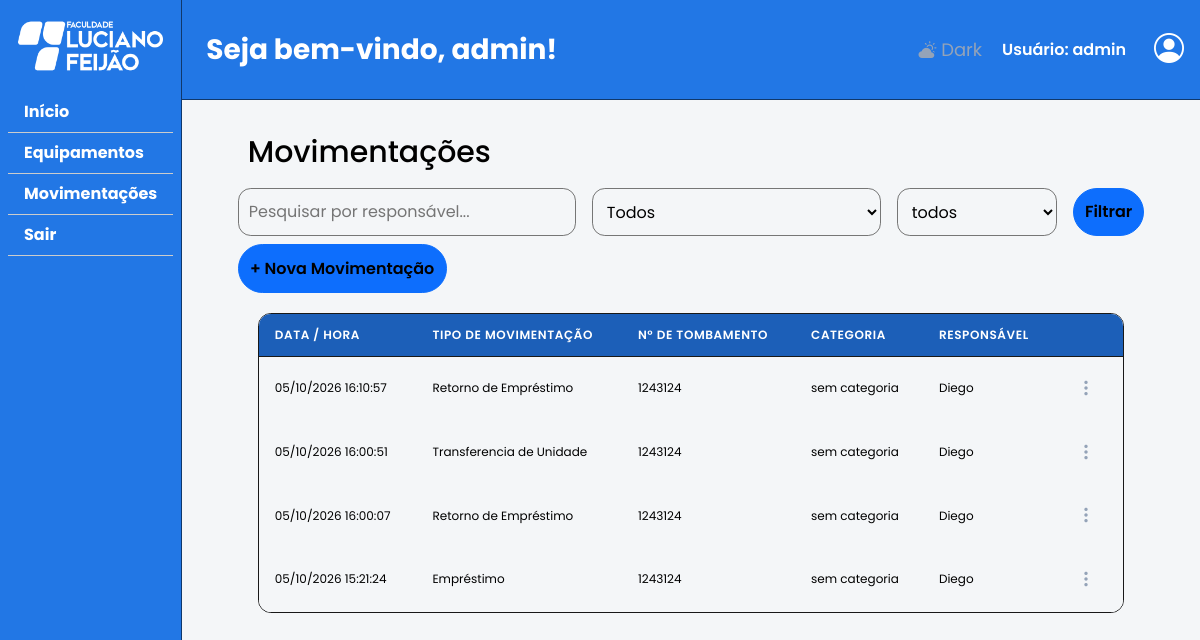
Page /verifica_emprestimos (signed in) on the earlier database version.
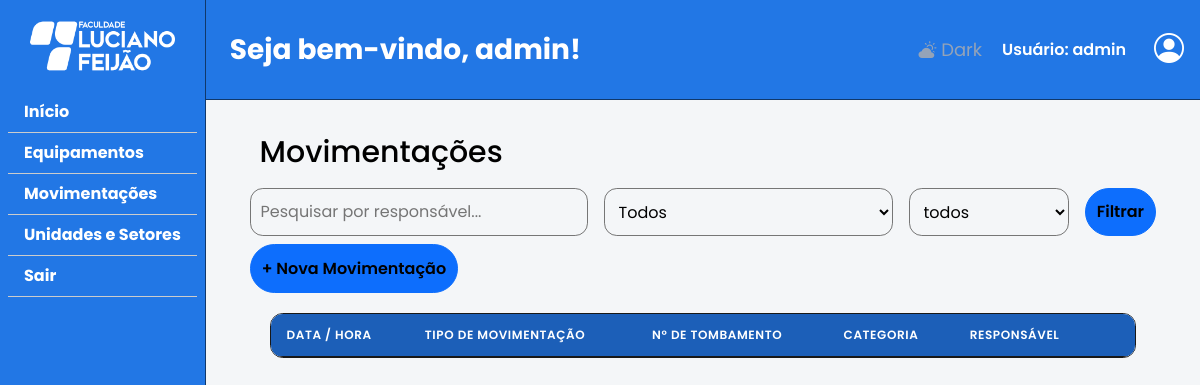
Same page on the later database version.
### tables this page shows
CREATE TABLE "emprestimos" (
	"id_emprestimo" INTEGER PRIMARY KEY AUTOINCREMENT,
	"resp_dest" TEXT NOT NULL,
	"data_saida" TEXT NOT NULL,
	"data_devolucao" TEXT,
	"id_periferico" INTEGER NOT NULL,
	"tel_resp_dest" TEXT NOT NULL,
	"id_usuario" INTEGER NOT NULL,
	"observacao" TEXT,
	"devolvido" INTEGER DEFAULT 0 CHECK("devolvido" IN (0, 1)),
	"setor_dest" TEXT NOT NULL,
	"unid_dest" TEXT NOT NULL,
	"tipo_transfer" TEXT NOT NULL, resp_origem TEXT DEFAULT '', tel_resp_origem TEXT DEFAULT '',
	FOREIGN KEY("id_periferico") REFERENCES "perifericos"("id_periferico"),
	FOREIGN KEY("id_usuario") REFERENCES "usuario"("id_usuario")
);

CREATE TABLE "perifericos" (
                   id_periferico     INTEGER PRIMARY KEY AUTOINCREMENT,
                   categoria         TEXT NOT NULL,
                   marca             TEXT,
                   num_serie         TEXT,
                   disponivel        INTEGER DEFAULT 1 CHECK (disponivel IN (0, 1)),
                   manutencao        INTEGER DEFAULT 0 CHECK (manutencao IN (0, 1)),
                   inativo           INTEGER NOT NULL DEFAULT 0 CHECK (inativo IN (0, 1)),
                   id_unidade_origem INTEGER NOT NULL,
                   id_setor_origem   INTEGER NOT NULL,
                   id_unidade_atual  INTEGER NOT NULL,
                   id_setor_atual    INTEGER NOT NULL,
                   transferido       INTEGER NOT NULL DEFAULT 0 CHECK (transferido IN (0, 1)),
                   icone             TEXT NOT NULL DEFAULT 'bi-pc-display',
                   FOREIGN KEY (categoria)          REFERENCES categorias (id_categoria),
                   FOREIGN KEY (id_unidade_origem)  REFERENCES unidades (id_unidade),
                   FOREIGN KEY (id_setor_origem)    REFERENCES setores (id_setor),
                   FOREIGN KEY (id_unidade_atual)   REFERENCES unidades (id_unidade),
                   FOREIGN KEY (id_setor_atual)     REFERENCES setores (id_setor)
               );

CREATE TABLE "categorias" (
	"id_categoria" INTEGER NOT NULL UNIQUE PRIMARY KEY AUTOINCREMENT,
	"categoria" TEXT NOT NULL,
	"excluido" INTEGER DEFAULT 0 CHECK("excluido" IN (0, 1))
);

### routes/verifica_emprestimos.py (the view, shortened to what this page needs)
@verifica_emprestimos.route('/verifica_emprestimos', methods=['GET', 'POST'])
def verificar_emprestimos():
    if not session.get("usuario_email"):
        return redirect('/login')
    if request.method == 'GET':
        conexao = conectar_banco()
        cursor = conexao.cursor()
        cursor.execute("""SELECT * FROM categorias WHERE excluido !=1""")
        categorias = cursor.fetchall()
        cursor.execute("""
    SELECT
        e.id_emprestimo,
        e.resp_origem,
        e.data_saida,
        e.id_periferico,
        e.tel_resp_origem,
        e.id_usuario,
        e.observacao,
        e.setor_dest,
        e.unid_dest,
        e.tipo_transfer,
        e.resp_dest,
        e.tel_resp_dest,
        c.categoria AS categoria_nome,
        p.num_serie,
        p.id_periferico AS periferico_id,
        u.nome_unidade AS unid_origem,
        s.nome_setor AS setor_origem
    FROM emprestimos e
    JOIN perifericos p ON e.id_periferico = p.id_periferico
    JOIN categorias c ON p.categoria = c.id_categoria
    LEFT JOIN unidades u ON u.id_unidade = p.id_unidade_origem
    LEFT JOIN setores s ON s.id_setor = p.id_setor_origem
    WHERE 1=1
    ORDER BY e.id_emprestimo DESC
""")
        emprestimo = cursor.fetchall()
        conexao.close()
        return render_template("movimentacao.html", emprestimo=emprestimo, categorias = categorias,name=session.get("usuario_name"))

### app.py (called while the page is built)
@app.context_processor
def injetar_localizacoes():
    return dict(
        lista_unidades=listar_unidades,
        lista_setores=listar_setores,
        lista_unidades_filtro=listar_unidades_filtro,
        lista_setores_filtro=listar_setores_filtro,
    )

### banco.py (called while the page is built)
def conectar_banco():
    conexao = sqlite3.connect(CAMINHO_BANCO)
    conexao.row_factory = sqlite3.Row
    conexao.execute("PRAGMA foreign_keys = ON")
    return conexao

### templates/movimentacao.html (shortened to what this page needs)
{% extends "base_app.html" %}
{% from "_macros.html" import badge_movimentacao %}
{% block conteudo %}
<section class="main-content">
    <h2>Movimentações</h2>
    <form action="{{ url_for('verifica_emprestimos.verificar_emprestimos') }}" method="POST">
        <div class="barra-pesquisa">
            <input type="text" name="filtro_responsavel" placeholder="Pesquisar por responsável..." class="pesquisa-enter">
                <select class="filter-select" name="filtro_transfer" id="">
                    <option value="todos" {% if transfer == 'todos' %}selected{% endif %}>Todos</option>
                </select>
            <select class="filter-select" name="filtro_categoria">
                <option value="todos" {% if categoria == 'todos' %}selected{% endif %}>todos</option>
            </select>
            <button type="submit" class="btn btn-primary fw-semibold text-black">Filtrar</button>
        </div>
    </form>
    <a class="btn btn-primary fw-semibold text-black mt-2 mb-0" href="{{ url_for('create_emprestimo.create') }}">+ Nova Movimentação</a>
    <div class="tabela-container">
        <table>
            <thead>
                <tr>
                    <th>Data / Hora</th>
                    <th>Tipo de Movimentação</th>
                    <th>N° de Tombamento</th>
                    <th>Categoria</th>
                    <th>Responsável</th>
                    <th></th>
                </tr>
            </thead>
            <tbody>
                {% for emprestimo in emprestimo %}
                    <tr data-id="{{ emprestimo['id_emprestimo'] }}"
                        data-responsavel="{{ emprestimo['resp_dest'] }}"
                        data-saida="{{ emprestimo['data_saida'] }}"
                        data-tel="{{ emprestimo['tel_resp_dest'] }}"
                        data-obs="{{ emprestimo['observacao'] if emprestimo['observacao'] else 'Sem observações' }}"
                        data-categoria="{{ emprestimo['categoria_nome'] }}"
                        data-serie="{{ emprestimo['num_serie'] }}"
                        data-situacao="{{ emprestimo['situacao'] }}"
                        data-setor-origem="{{ emprestimo['setor_origem'] }}"
                        data-unid-origem="{{ emprestimo['unid_origem'] }}"
                        data-setor-destino="{{ emprestimo['setor_dest'] }}"
                        data-unid-destino="{{ emprestimo['unid_dest'] }}"
                        data-responsavel-destino="{{ emprestimo['resp_dest'] }}"
                        data-tel-responsavel-destino="{{ emprestimo['tel_resp_dest'] }}">
                        <td>{{ emprestimo['data_saida'] }}</td>
                        <td>{{ emprestimo['tipo_transfer'] }}</td>
                        <td>{{ emprestimo['num_serie'] }}</td>
                        <td>{{ emprestimo['categoria_nome'] }}</td>
                        <td>{{ emprestimo['resp_dest'] }}</td>
                        <td>
                            <div class="dropdown">
                                <button type="button" class="btn-acoes" data-bs-toggle="dropdown" data-bs-strategy="fixed" aria-expanded="false" aria-label="Ações da movimentação"><i class="bi bi-three-dots-vertical"></i></button>
                            </div>
                        </td>
                    </tr>
                {% endfor %}
            </tbody>
        </table>
    </div>
</section>
{% endblock %}

### templates/base_app.html (shortened to what this page needs)
<!DOCTYPE html>
<html lang="pt-br">
<head>
    <link href="https://cdn.jsdelivr.net/npm/bootstrap@5.3.8/dist/css/bootstrap.min.css" rel="stylesheet">
    <link rel="stylesheet" href="https://cdn.jsdelivr.net/npm/bootstrap-icons@1.11.3/font/bootstrap-icons.min.css">
    <link rel="stylesheet" href="{{ url_for('static', filename='css/variables.css') }}">
    <link rel="stylesheet" href="{{ url_for('static', filename='css/base.css') }}">
    <link rel="stylesheet" href="{{ url_for('static', filename='css/app.css') }}">
    <link rel="stylesheet" href="{{ url_for('static', filename='css/animacoes.css') }}">
</head>
<body class="pagina-app pagina-white w-100">
    <div class="d-flex app-layout">
        <nav class="p-2 sidebar" aria-label="Menu principal">
            <ul class="nav flex-column">
                <li class="nav-item mb-3 d-flex justify-content-center">
                    <a href="{{ url_for('dashboard.dashboard') }}"><img class="mt-2 logo-sidebar" src="{{ url_for('static', filename='img/Marca-FLF-2022-Todo-Branco.png') }}" alt="Faculdade Luciano Feijão - ir para o Início"></a>
                </li>
                <li class="nav-item sidebar-li">
                    <a class="nav-link text-white" href="{{ url_for('dashboard.dashboard') }}">Início</a>
                </li>
                <li class="nav-item sidebar-li">
                    <a class="nav-link text-white" href="{{ url_for('equipamentos.equipamentos') }}">Equipamentos</a>
                </li>
                <li class="nav-item sidebar-li">
                    <a class="nav-link text-white" href="{{ url_for('verifica_emprestimos.verificar_emprestimos') }}">Movimentações</a>
                </li>
                {% if session.get('usuario_role') in ('admin', 'gestor') %}
                <li class="nav-item sidebar-li">
                    <a class="nav-link text-white" href="{{ url_for('localizacoes.listar') }}">Unidades e Setores</a>
                </li>
                {% endif %}
                <li class="nav-item sidebar-li">
                    <form action="{{ url_for('logout.logout') }}" method="POST" class="form-sair"
                          data-confirmar="Deseja realmente sair da sua conta?" data-confirmar-titulo="Sair da conta" data-confirmar-botao="Sair">
                        <button type="submit" class="nav-link text-white btn-nav">Sair</button>
                    </form>
                </li>
            </ul>
        </nav>
        <div class="w-100 app-content">
            <header>
                <h3 class="fw-bold p-4 text-white">Seja bem-vindo, {{ session.get('usuario_name') }}!</h3>
                <div class="part-header">
                    <button class="btn-acoes" id="btn-mudar-tema" aria-label="Mudar tema do site">
                    </button>
                    <p class="text-white">Usuário: {{ session.get('usuario_name') }}</p>
                    <div class="dropdown">
                        <button type="button" class="icon-btn p-3" data-bs-toggle="dropdown" aria-expanded="false" aria-label="Menu do usuário">
                            <i class="bi bi-person-circle" aria-hidden="true"></i>
                        </button>
                    </div>
                </div>
            </header>
            <main class="d-flex justify-content-center gap-4 p-4">
                {% block conteudo %}{% endblock %}
            </main>
        </div>
    </div>
    {% include "_feedback.html" %}
</body>
</html>

### templates/_feedback.html (shortened to what this page needs)
<div class="toast-container position-fixed top-0 end-0 p-3" id="toast-area" style="z-index: 1100;">
</div>

### static/css/variables.css (style rules this page uses)
:root { --cor-primaria: #2277E5; --cor-primaria-escura: #1C5FB8; --cor-escura: #10386B; --white-color: #FFFFFF; --black-color: #000000; --gap: 2.5rem; --gap-min: 1rem; --container-max: 120rem; --radius: 0.8rem; --shadow: 0 4px 24px rgba(0, 0, 0, 0.20); --shadow-md: 0 8px 32px rgba(0, 0, 0, 0.24); --cor-erro: #dc3545; }

### static/css/base.css (style rules this page uses)
body { font-family: "Poppins", sans-serif; color: var(--black-color); background-size: cover; }
.btn { border-radius: 999px; padding: 0.7rem; }

### static/css/app.css (style rules this page uses)
html { overflow-x: hidden; }
body.pagina-app { display: flex; flex-direction: column; width: 100%; max-width: 100%; overflow-x: clip; }
.btn-acoes i, .btn-acoes { transition: color 0.5s ease, background-color 0.5s ease, opacity 0.2s ease; }
html.pagina-white { color: var(--black-color); background-color: #f4f6f8; --nav-color: var(--black-color); --cor-navegacao: var(--cor-primaria); --theme-border-alt: #767676; --theme-border-icon: #181818; --theme-input-color : #242323; --theme-hover: #eaebec; --ballon-red: #960000;; --ballon-green: #24a344; --ballon-yellow: goldenrod; --ballon-blue: #033b77; }
html.pagina-white input::placeholder { color: #757575; opacity: 1; }
html.pagina-white body { --theme-background: #f4f6f8; --theme-border: #19191a; background-color: #f4f6f8; color: var(--black-color); }
input, select,.form-control, .form-select, .form-check-input, .seletor-icones__previa, table { background-color: var(--theme-background); color: var(--nav-color); border: 1px solid var(--theme-border-alt); }
table { border: 0px; }
th { border-bottom: 1px solid var(--theme-border-icon); }
th,td { border-collapse: collapse; border-left: none; border-right: none; }
.pagina-app p { font-size: 16px; font-weight: 600; margin-bottom: 0; }
.app-layout { min-height: 100vh; min-height: 100dvh; }
.sidebar { flex: 0 0 auto; align-self: flex-start; position: sticky; top: 0; height: 100vh; height: 100dvh; overflow-y: auto; background-color: var(--cor-navegacao); border-right: 1px solid var(--cor-escura); color: #fff; }
.sidebar .logo-sidebar { height: 60px; }
.sidebar a, .sidebar .btn-nav { display: block; font-weight: bold; transition: 0.2s; }
.sidebar-li { border-bottom: 1px solid #ccc; }
.sidebar .form-sair { margin: 0; }
.sidebar .btn-nav { width: 100%; text-align: left; border-radius: 0; background: transparent; border: 0; margin: 0; }
.app-content, .main-content { min-width: 0; }
.main-content { max-width: var(--container-max); margin: auto; }
.main-content > h2 { font-size: 30px; padding: 10px; }
.app-content > header { background-color: var(--cor-navegacao); color: var(--black-color); min-height: 100px; width: 100%; display: flex; flex-wrap: wrap; align-items: center; justify-content: space-between; border-bottom: 0.1px solid var(--cor-escura); }
.app-content > header h3 { margin: 0; }
.part-header { display: flex; align-items: center; gap: 12px; }
.icon-btn { display: flex; align-items: center; justify-content: center; height: 50px; background: transparent; border: none; color: #fff; font-size: 30px; cursor: pointer; }
.btn-acoes { background: transparent; border: none; color: #94a3b8; font-size: 18px; padding: 10px 8px; border-radius: 6px; line-height: 1; }
.barra-pesquisa { width: 100%; display: flex; justify-content: center; gap: var(--gap-min); }
.pesquisa-enter { flex: 1; padding: 10px; border-radius: var(--radius); border: 1px solid var(--theme-border-alt); }
.filter-select { padding: 10px; border-radius: var(--radius); }
.barra-pesquisa .btn { margin-bottom: 0; }
.main-content > .btn { margin-bottom: .5rem; }
.tabela-container { max-width: 100%; margin: 20px; border-radius: var(--radius); border: 1px solid var(--theme-border-icon); overflow-x: auto; }
.tabela-container table { width: 100%; text-align: left; font-size: 12px; box-shadow: var(--shadow); }
.tabela-container thead { background-color: var(--cor-primaria-escura); color: var(--white-color); font-weight: bold; }
.tabela-container th { padding: 12px 16px; font-weight: 600; text-transform: uppercase; font-size: 12px; letter-spacing: 0.05em; }
.tabela-container { overflow-x: auto; }

### static/css/animacoes.css (style rules this page uses)
.app-content > main { animation: fade-in 0.35s ease-out; }
.btn { transition: transform 0.15s ease, box-shadow 0.15s ease, background-color 0.2s ease, border-color 0.2s ease; }

Differences in the rows shown:
removed emprestimos: data_saida "05/10/2026 16:10:57", tipo_transfer "Retorno de Empréstimo", num_serie "1243124", categoria_nome "sem categoria", resp_dest "Diego"
removed emprestimos: data_saida "05/10/2026 16:00:51", tipo_transfer "Transferencia de Unidade", num_serie "1243124", categoria_nome "sem categoria", resp_dest "Diego"
removed emprestimos: data_saida "05/10/2026 16:00:07", tipo_transfer "Retorno de Empréstimo", num_serie "1243124", categoria_nome "sem categoria", resp_dest "Diego"
removed emprestimos: data_saida "05/10/2026 15:21:24", tipo_transfer "Empréstimo", num_serie "1243124", categoria_nome "sem categoria", resp_dest "Diego"
Other differences:
text now shown: "Unidades e Setores"
